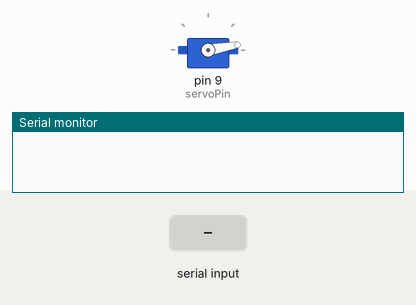
A sketch run on a simulated Arduino Uno, built with avr-gcc and run on an emulated ATmega328P. Parts: servo, the last lines printed to the serial monitor. Inputs (shaded band) come from the test bench.

Above: at 1.2 s.
1.3 s: "90,45\n" received over Serial
At 1.7 s:
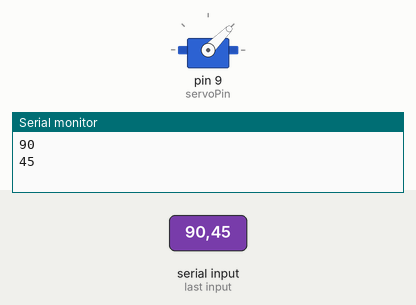
4.0 s: "30,150\n" received over Serial
At 4.9 s:
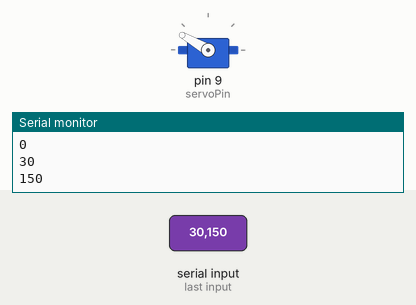
6.7 s: "200\n" received over Serial
At 7.5 s:
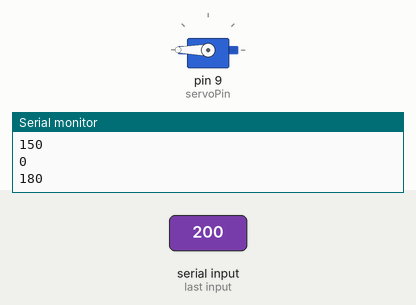
Timing chart, 0 to 9.7 s (numbered marks = the images above; inputs shaded):
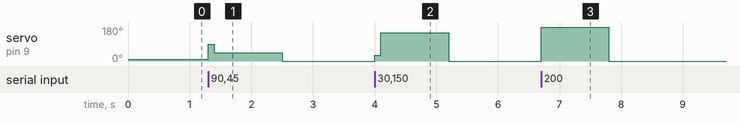

The sketch:

SerialServoParseIntBlue1.ino
```cpp
/* Serial Parse Sketch

This example sketch shows how to customize the Serial.parseInt
functions


Created by: Daniel Godrick
date: 12/15/2014

With help from the Arduino Cookbook, by Michael Margolis and
the servo from the SparkFun inventors kit!
Hook this servo up to 5v, gnd, and pin 9

Also - make sure that the serial monitor is set to "No Line Ending"

*/


#include <Servo.h>

const int servoPin = 9; //attach servo input to pin 9
Servo servo1;// create a servo
int angle = 10;
//intialize an angle variable. Servos often chatter at
// values of zero, so this is set to 10

void setup()
{
  Serial.begin(115200); //start serial communication
  servo1.attach(servoPin); //attach the servo to the servo pin
  servo1.write(angle); // move the servo to the default value
  Serial.setTimeout(1000);

}

void loop ()
{
  if (Serial.available()>0) //This command ensures that data is available
  {
    angle  = Serial.parseInt(); //if there is integer data, get it!
    angle = constrain(angle,0,180); //now, need to constrain the angle so that the servo doesn't break
    servo1.write(angle); //write the angle
    Serial.println(angle); //So we can see the data on the Serial monitor
    delay(100); // delay for readability
  }


}
```

Measured:
- after the input at 1.3 s, servo on pin 9 (servoPin): 10° → 90° at once, → 45° 0.10 s later, → 0° 1.1 s later
- after the input at 4.0 s, servo on pin 9 (servoPin): 0° → 30° at once, → 150° 0.10 s later, → 0° 1.1 s later
- after the input at 6.7 s, servo on pin 9 (servoPin): 0° → 180° at once, → 0° 1.1 s later
